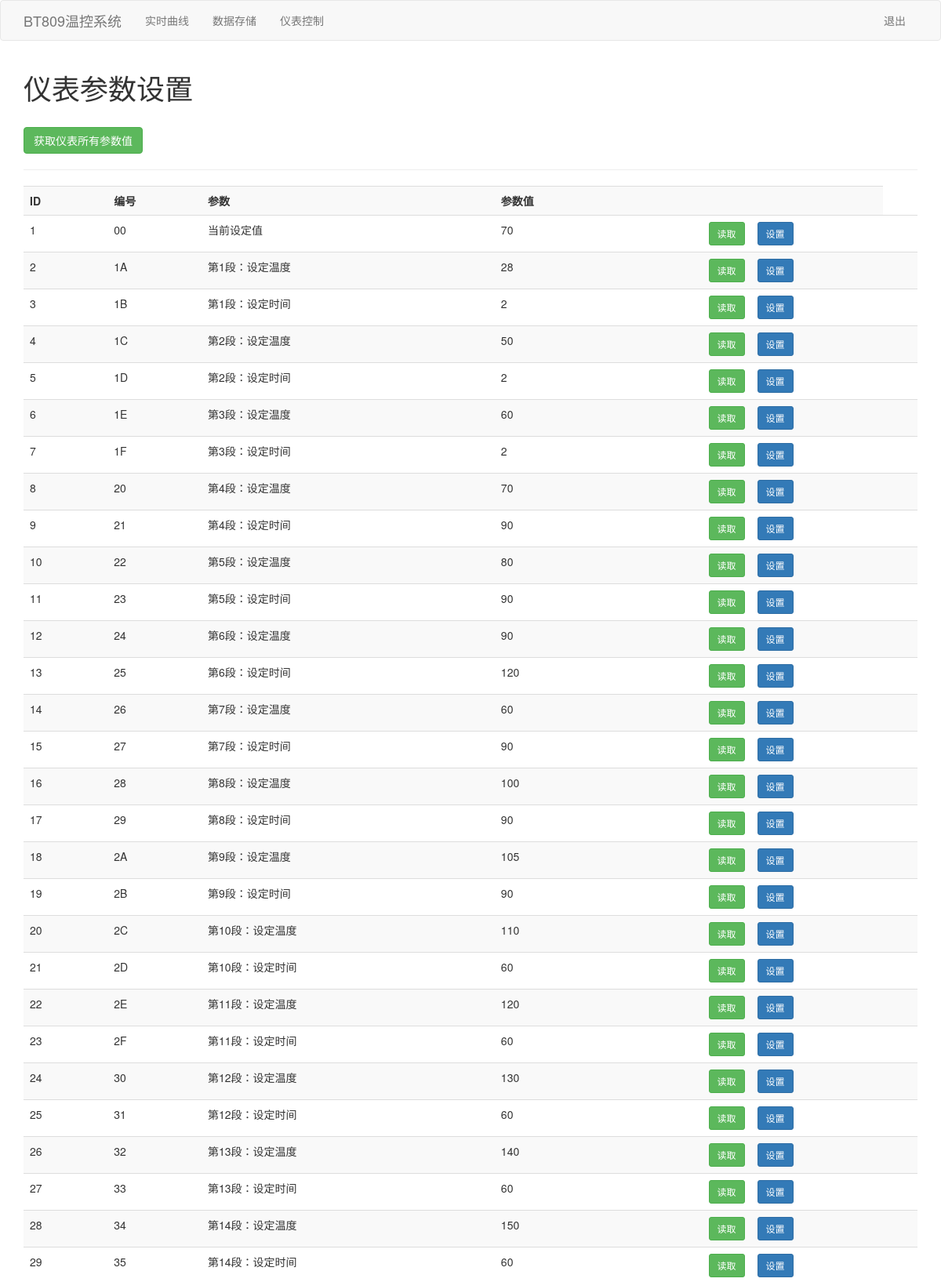
Screenshot of /parameter (signed in, upper part) with the database file from the repository.
### tables this page shows
CREATE TABLE register (
                            ID  INTEGER PRIMARY KEY AUTOINCREMENT,
                            Num text,
                            Meaning text,
                            Num_value text);

### app/views.py (the view)
@app.route('/parameter')
@is_logged_in
def parameter():
    data = db.register_select_all()
    return render_template('parameter.html', data=data)

### app/models.py (called while the page is built)
    def register_select_all(self):
        with con:
            sql = """select * from register """
            cur.execute(sql)
            data = cur.fetchall()
            return data

### app/views.py (called while the page is built)
def is_logged_in(f):
    @wraps(f)
    def wrap(*args, **kwargs):
        if 'logged_in' in session:
            return f(*args, **kwargs)
        else:
            flash('请登陆浏览', 'danger')
            return redirect(url_for('login'))
    return wrap

### app/templates/parameter.html
{% extends 'layout.html'%}
{%block body%}
<div class="container">
    <h1>仪表参数设置</h1>
    <br>
    <a href="/status" class="btn btn-success btn-md " role="button">获取仪表所有参数值</a>
    <hr>
    <table class="table table-striped">
        <tr>
            <th>ID</th>
            <th>编号</th>
            <th>参数</th>
            <th>参数值</th>
            <th></th>
            <th></th>
        </tr>
        {% for parameter in data %}
        <tr>
            <td>{{parameter[0]}}</td>
            <td>{{parameter[1]}}</td>
            <td>{{parameter[2]}}</td>
            <td>{{parameter[3]}}</td>
            <td><a href="mode/{{parameter[0]}}" class="btn btn-success btn-sm pull-right">读取</a></td>
            <td><a href="edit/{{parameter[0]}}" class="btn btn-primary btn-sm ">设置</a></td>
            <td>
        </tr>
        {% endfor %}
    </table>
</div>
{% endblock %}

### app/templates/layout.html (shortened to what this page needs)
<!DOCTYPE html>
<html lang="en">
<head>
    <link rel="stylesheet" href="{{ url_for('static', filename='css/bootstrap.min.css') }}">
</head>
<body>
    {% include 'includes/_navbar.html'%}
    {% block body%}{% endblock%}
</body>
</html>

### app/templates/includes/_navbar.html (shortened to what this page needs)
<nav class="navbar navbar-default">
  <div class="container">
    <div class="navbar-header">
      <a class="navbar-brand"  href="/">BT809温控系统</a>
    </div>
    <div id="navbar" class="collapse navbar-collapse ">
      <ul class="nav navbar-nav" style="width:380px">
        <li ><a href="/home" >实时曲线</a></li>
        <li ><a href="/table">数据存储</a></li>
        <li ><a href="/parameter">仪表控制</a></li>
      </ul>
      <ul class="nav navbar-nav navbar-right">
        {% if session.logged_in %}
        <li><a href="/logout">退出</a></li>
        {% else %}
        <li><a href="/register">注册</a></li>
        <li><a href="/login">登陆</a></li>
        {% endif %}
      </ul>
    </div>
  </div>
</nav>

### rows the page displays
register: ID "1", Num "00", Meaning "当前设定值", Num_value "70"
register: ID "2", Num "1A", Meaning "第1段：设定温度", Num_value "28"
register: ID "3", Num "1B", Meaning "第1段：设定时间", Num_value "2"
register: ID "4", Num "1C", Meaning "第2段：设定温度", Num_value "50"
register: ID "5", Num "1D", Meaning "第2段：设定时间", Num_value "2"
register: ID "6", Num "1E", Meaning "第3段：设定温度", Num_value "60"
register: ID "7", Num "1F", Meaning "第3段：设定时间", Num_value "2"
register: ID "8", Num "20", Meaning "第4段：设定温度", Num_value "70"
register: ID "9", Num "21", Meaning "第4段：设定时间", Num_value "90"
register: ID "10", Num "22", Meaning "第5段：设定温度", Num_value "80"
register: ID "11", Num "23", Meaning "第5段：设定时间", Num_value "90"
register: ID "12", Num "24", Meaning "第6段：设定温度", Num_value "90"
register: ID "13", Num "25", Meaning "第6段：设定时间", Num_value "120"
register: ID "14", Num "26", Meaning "第7段：设定温度", Num_value "60"
register: ID "15", Num "27", Meaning "第7段：设定时间", Num_value "90"
register: ID "16", Num "28", Meaning "第8段：设定温度", Num_value "100"
register: ID "17", Num "29", Meaning "第8段：设定时间", Num_value "90"
register: ID "18", Num "2A", Meaning "第9段：设定温度", Num_value "105"
register: ID "19", Num "2B", Meaning "第9段：设定时间", Num_value "90"
register: ID "20", Num "2C", Meaning "第10段：设定温度", Num_value "110"
register: ID "21", Num "2D", Meaning "第10段：设定时间", Num_value "60"
register: ID "22", Num "2E", Meaning "第11段：设定温度", Num_value "120"
register: ID "23", Num "2F", Meaning "第11段：设定时间", Num_value "60"
register: ID "24", Num "30", Meaning "第12段：设定温度", Num_value "130"
register: ID "25", Num "31", Meaning "第12段：设定时间", Num_value "60"
register: ID "26", Num "32", Meaning "第13段：设定温度", Num_value "140"
register: ID "27", Num "33", Meaning "第13段：设定时间", Num_value "60"
register: ID "28", Num "34", Meaning "第14段：设定温度", Num_value "150"
register: ID "29", Num "35", Meaning "第14段：设定时间", Num_value "60"
